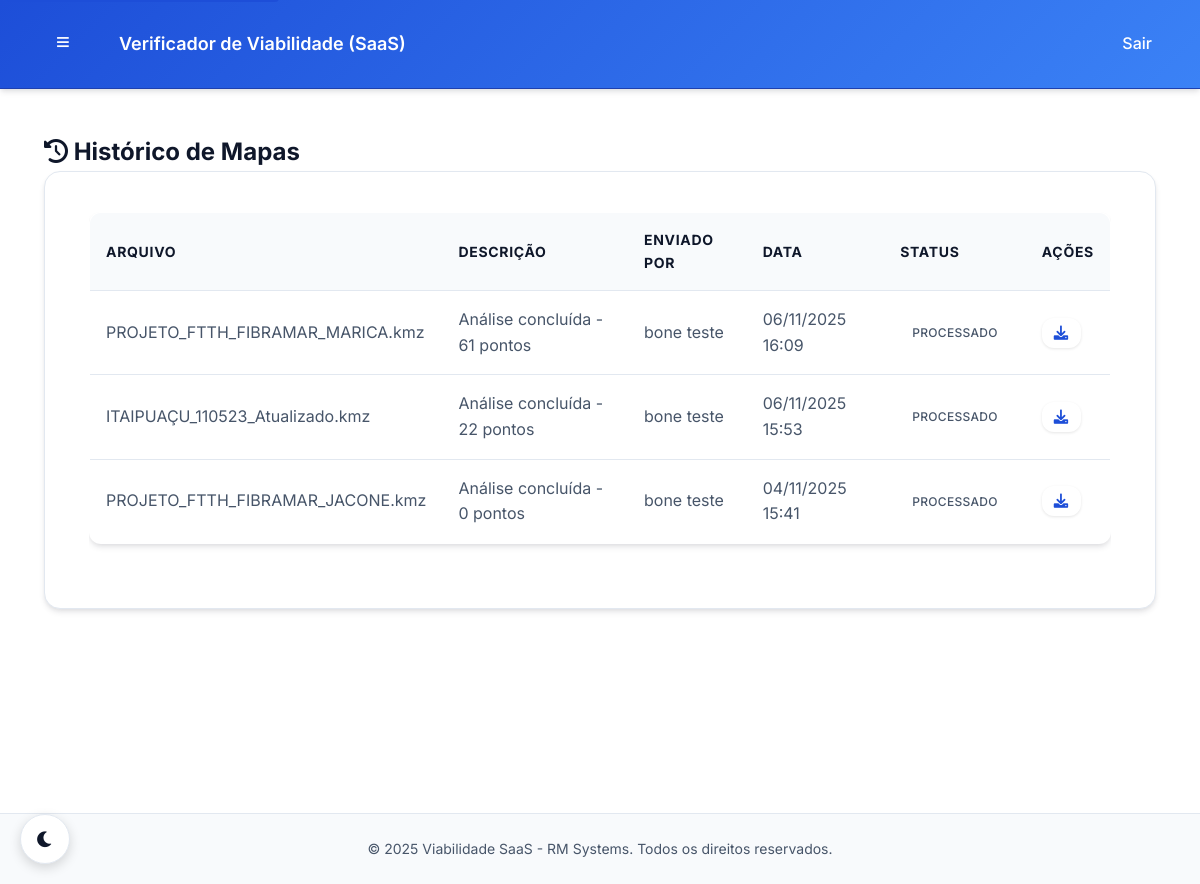
Before: /fibramar/verificador/historico/ (signed in) with the older database file.
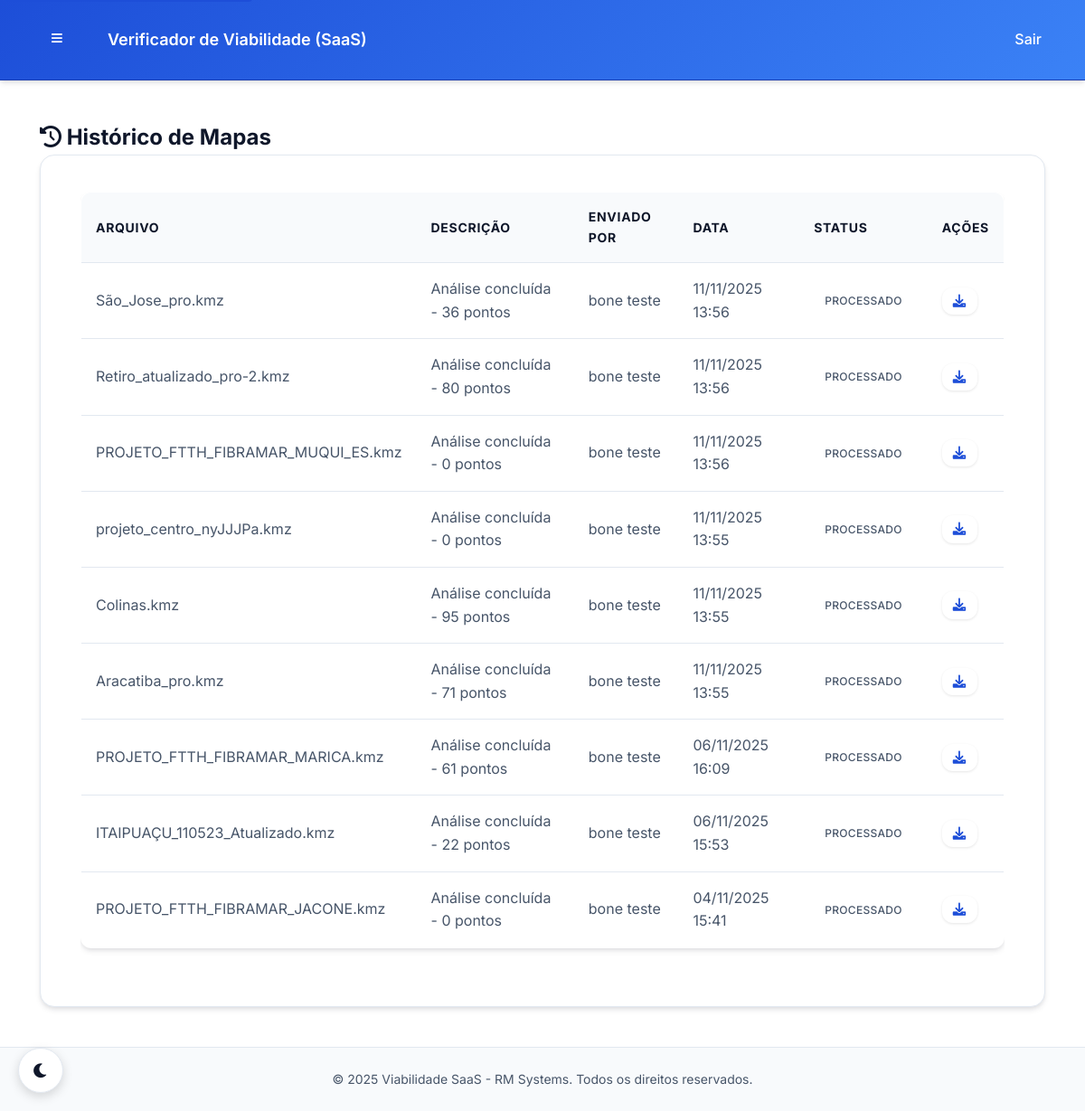
After: the same page with the newer database file.
### core/models.py (models this page shows, shortened)
class CTOMapFile(models.Model):
    FILE_TYPES = [
        ('kml', 'KML'),
        ('kmz', 'KMZ'),
        ('csv', 'CSV'),
        ('xls', 'XLS'),
        ('xlsx', 'XLSX'),
    ]
    PROCESSING_STATUS = [
        ('pending', 'Pendente'),
        ('processing', 'Processando'),
        ('completed', 'Concluído'),
        ('failed', 'Falhou'),
    ]
    file = models.FileField(upload_to="cto_maps/", verbose_name="Arquivo")
    description = models.CharField(max_length=255, blank=True, verbose_name="Descrição")
    file_type = models.CharField(max_length=10, choices=FILE_TYPES, default='csv', verbose_name="Tipo de Arquivo")
    company = models.ForeignKey(
        Company,
        on_delete=models.CASCADE,
        related_name='cto_maps',
        verbose_name="Empresa"
    )
    uploaded_by = models.ForeignKey(
        CustomUser,
        on_delete=models.CASCADE,
        related_name='uploaded_maps',
        verbose_name="Enviado por"
    )
    uploaded_at = models.DateTimeField(auto_now_add=True, verbose_name="Enviado em")
    processing_status = models.CharField(
        max_length=20,
        choices=PROCESSING_STATUS,
        default='pending',
        verbose_name="Status de Processamento"
    )
    is_processed = models.BooleanField(default=False, verbose_name="Processado")
    processed_at = models.DateTimeField(null=True, blank=True, verbose_name="Processado em")
    analysis_id = models.CharField(max_length=100, blank=True, verbose_name="ID da Análise")
    viability_score = models.IntegerField(null=True, blank=True, verbose_name="Score de Viabilidade")
    processing_time = models.FloatField(null=True, blank=True, verbose_name="Tempo de Processamento (s)")
    analysis_results = models.JSONField(default=dict, blank=True, verbose_name="Resultados da Análise")
    issues_found = models.JSONField(default=list, blank=True, verbose_name="Problemas Encontrados")
    recommendations = models.JSONField(default=list, blank=True, verbose_name="Recomendações")
    file_size = models.BigIntegerField(null=True, blank=True, verbose_name="Tamanho do Arquivo (bytes)")
    coordinates_count = models.IntegerField(null=True, blank=True, verbose_name="Número de Coordenadas")
    updated_at = models.DateTimeField(auto_now=True, verbose_name="Atualizado em")
    class Meta:
        verbose_name = "Mapa CTO"
        verbose_name_plural = "Mapas CTO"
        ordering = ['-uploaded_at']
        indexes = [
            models.Index(fields=['company', 'processing_status']),
            models.Index(fields=['uploaded_by', 'uploaded_at']),
            models.Index(fields=['file_type', 'is_processed']),
        ]
    @property
    def file_name(self):
        return os.path.basename(self.file.name) if self.file else ""

class CustomUser(AbstractUser):
    USER_ROLES = [
        ('RM', 'Administrador RM'),  # Você e o Bone
        ('COMPANY_ADMIN', 'Administrador da Empresa'),  # Admin da empresa cliente
        ('COMPANY_USER', 'Usuário da Empresa'),  # Usuário comum da empresa
    ]
    role = models.CharField(
        max_length=20,
        choices=USER_ROLES,
        default='COMPANY_USER',
        verbose_name="Função"
    )
    company = models.ForeignKey(
        Company,
        on_delete=models.CASCADE,
        null=True,
        blank=True,
        related_name='users',
        verbose_name="Empresa"
    )
    phone = models.CharField(max_length=20, blank=True, verbose_name="Telefone")
    created_at = models.DateTimeField(auto_now_add=True, verbose_name="Criado em")
    updated_at = models.DateTimeField(auto_now=True, verbose_name="Atualizado em")
    class Meta:
        verbose_name = "Usuário"
        verbose_name_plural = "Usuários"
    @property
    def is_rm_admin(self):
        return self.role == 'RM' or self.is_superuser
    @property
    def is_company_admin(self):
        return self.role == 'COMPANY_ADMIN'
    def get_full_name(self):
        if self.first_name and self.last_name:
            return f"{self.first_name} {self.last_name}"
        return self.username

### core/views.py (the view)
@login_required
@company_access_required(require_admin=False, allow_user_role=False)
def company_map_history(request, company_slug):
    company = get_object_or_404(Company, slug=company_slug)
    maps = CTOMapFile.objects.filter(company=company).order_by('-uploaded_at')
    return render(request, 'company/maps/history.html', {'maps': maps, 'company': company})

### templates/company/maps/history.html (shortened to what this page needs)
{% extends 'base.html' %}
{% block content %}
<div class="container-fluid">
  <div class="row">
    <div class="col-12">
      <div class="d-flex justify-content-between align-items-center mb-4">
        <h2>
          <i class="fas fa-history me-2"></i>
          Histórico de Mapas
        </h2>
      </div>
      {% if maps %}
      <div class="card">
        <div class="card-body">
          <div class="table-responsive">
            <table class="table table-hover align-middle">
              <thead>
                <tr>
                  <th>Arquivo</th>
                  <th>Descrição</th>
                  <th>Enviado por</th>
                  <th>Data</th>
                  <th>Status</th>
                  <th class="text-end">Ações</th>
                </tr>
              </thead>
              <tbody>
                {% for m in maps %}
                <tr>
                  <td>{{ m.file_name }}</td>
                  <td>{{ m.description|default:'-' }}</td>
                  <td>{{ m.uploaded_by.get_full_name|default:m.uploaded_by.username }}</td>
                  <td>{{ m.uploaded_at|date:'d/m/Y H:i' }}</td>
                  <td>
                    {% if m.is_processed %}
                      <span class="badge bg-success">Processado</span>
                    {% else %}
                      <span class="badge bg-warning text-dark">Pendente</span>
                    {% endif %}
                  </td>
                  <td class="text-end">
                    <a href="{% url 'company:map_download' company_slug=company.slug pk=m.id %}" class="btn btn-sm btn-outline-primary">
                      <i class="fas fa-download"></i>
                    </a>
                  </td>
                </tr>
                {% endfor %}
              </tbody>
            </table>
          </div>
        </div>
      </div>
      {% else %}
      <div class="alert alert-info">
        <i class="fas fa-info-circle"></i> Nenhum mapa encontrado para {{ company.name }}.
      </div>
      {% endif %}
    </div>
  </div>
</div>
{% endblock %}

Changed rows visible on the page:
added CTOMapFile: file_name "São_Jose_pro.kmz", description "Análise concluída - 36 pontos", uploaded_by.get_full_name "bone teste", uploaded_at "11/11/2025 13:56", is_processed "PROCESSADO"
added CTOMapFile: file_name "Retiro_atualizado_pro-2.kmz", description "Análise concluída - 80 pontos", uploaded_by.get_full_name "bone teste", uploaded_at "11/11/2025 13:56", is_processed "PROCESSADO"
added CTOMapFile: file_name "PROJETO_FTTH_FIBRAMAR_MUQUI_ES.kmz", description "Análise concluída - 0 pontos", uploaded_by.get_full_name "bone teste", uploaded_at "11/11/2025 13:56", is_processed "PROCESSADO"
added CTOMapFile: file_name "projeto_centro_nyJJJPa.kmz", description "Análise concluída - 0 pontos", uploaded_by.get_full_name "bone teste", uploaded_at "11/11/2025 13:55", is_processed "PROCESSADO"
added CTOMapFile: file_name "Colinas.kmz", description "Análise concluída - 95 pontos", uploaded_by.get_full_name "bone teste", uploaded_at "11/11/2025 13:55", is_processed "PROCESSADO"
added CTOMapFile: file_name "Aracatiba_pro.kmz", description "Análise concluída - 71 pontos", uploaded_by.get_full_name "bone teste", uploaded_at "11/11/2025 13:55", is_processed "PROCESSADO"
